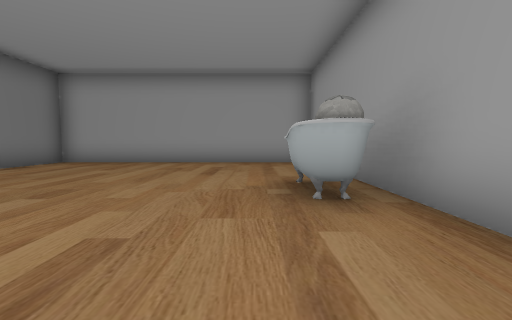
[1] (above)

19 first-person views from a walk through a 3-D level made in the Unity game engine. The camera is 1.3 m above the floor, tilts 4° down and sees 90° across. The floor is counted in squares, 2 m on a side. Each view is taken from the middle of a square. On the plan, view 1 faces up. The plan holds only what a view shows up to about 9 squares ahead; the rest is blank. The player character is not drawn. Some surface patterns are stand-ins.

[2]
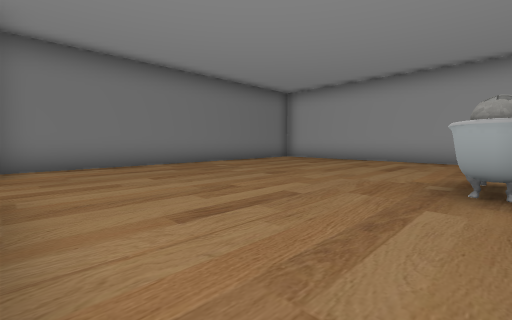

[3]
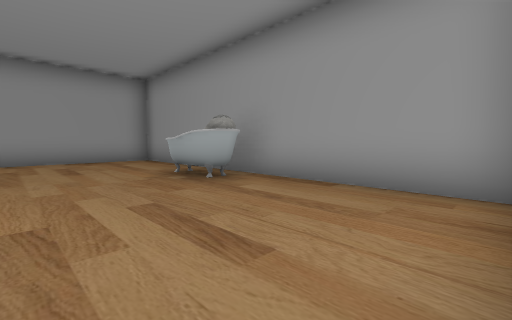

[4]
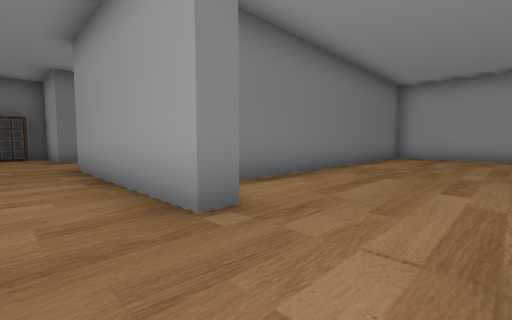

[5]
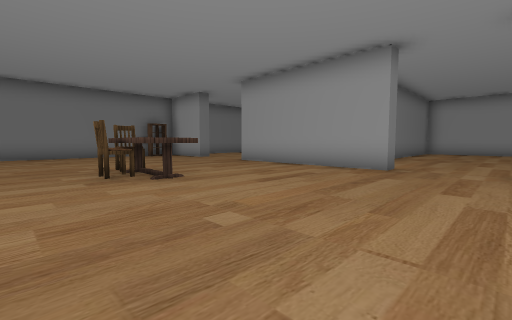

[6]
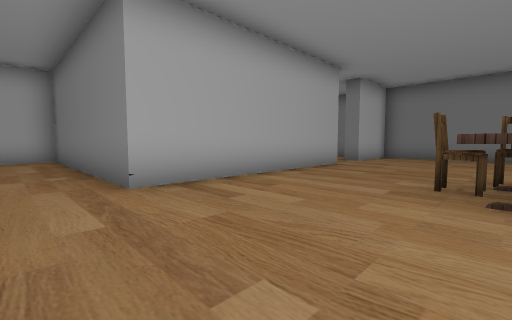

[7]
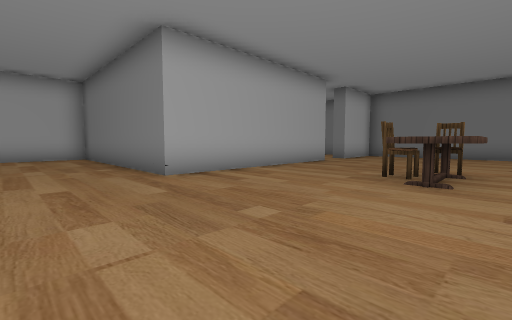

[8]
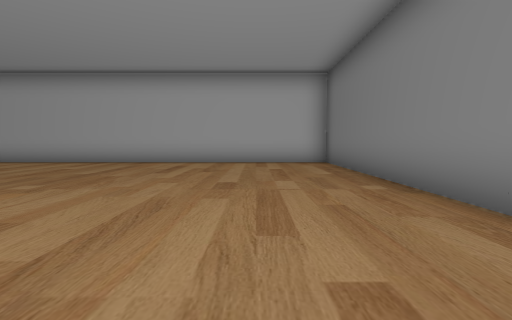

[9]
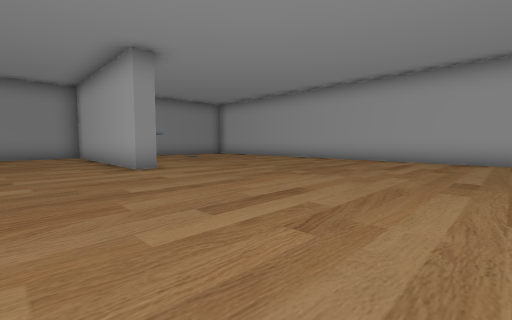

[10]
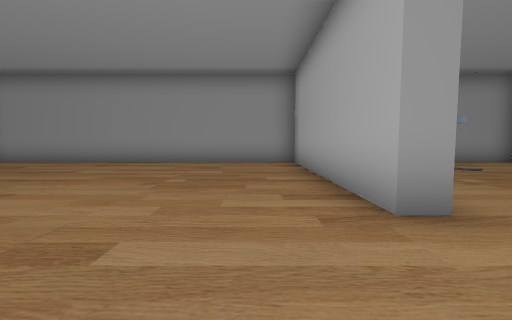

[11]
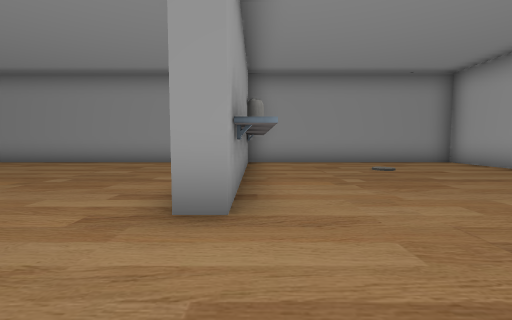

[12]
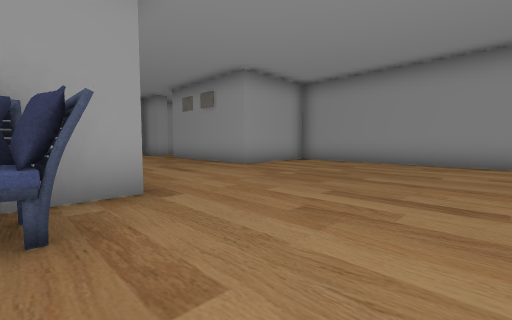

[13]
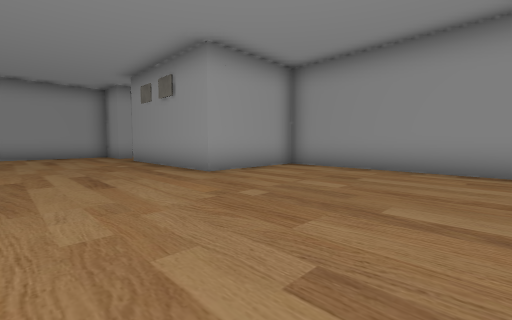

[14]
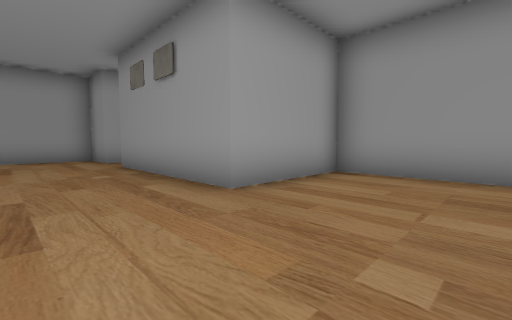

[15]
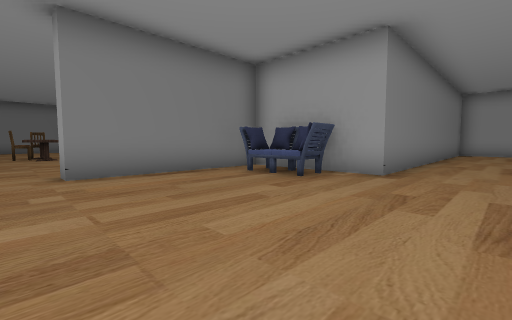

[16]
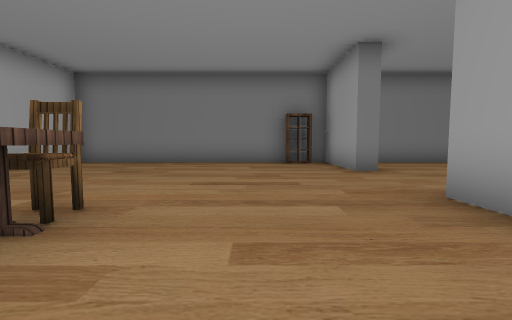

[17]
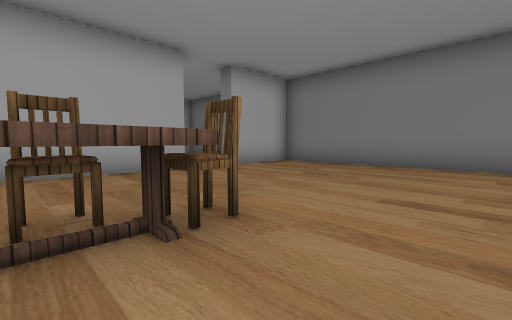

[18]
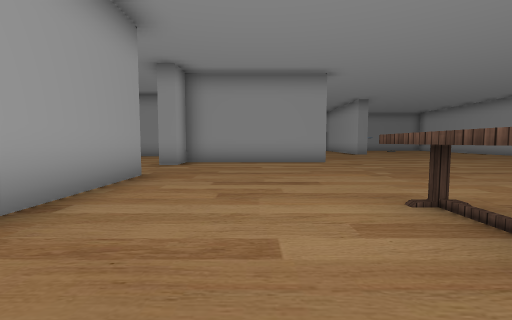

[19]
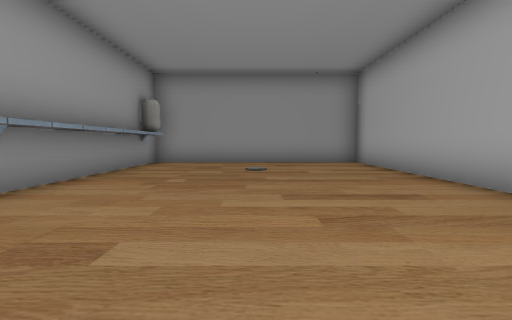

### Floor plan
Ten units are one square. View 1 is at (0, 0); x grows to the right and y downward. Boxes are objects, and circles mark ways between rooms. Rooms are numbered by the first view taken in them; rooms with no view inside come last. Other rooms are left out.
<svg viewBox="-160 -87 258 255">
<path fill="none" stroke="#000" d="M18 -60 18 -82 -62 -82 -62 11M-28 17 -28 12M-50 11 -50 17M18 11 18 -44M-50 17 -100 17M23 -40 23 17 -12 17 -12 62 -18 62 -18 17 -28 17M-114 97 -53 97 -53 163 93 163 93 98 32 98 32 93 93 93 93 -7 63 -7 63 -52M-127 17 -153 17 -153 97 -127 97M68 -67 63 -67 63 -82 30 -82"/>
<rect x="5" y="-35" width="10" height="10" fill="#bbb"><title>capsule</title></rect>
<rect x="5" y="-45" width="10" height="10" fill="#bbb"><title>bathtub</title></rect>
<rect x="-155" y="25" width="10" height="10" fill="#bbb"><title>shelf</title></rect>
<rect x="-95" y="55" width="10" height="10" fill="#bbb"><title>chair</title></rect>
<rect x="-85" y="55" width="10" height="10" fill="#bbb"><title>chair</title></rect>
<rect x="-5" y="25" width="20" height="10" fill="#bbb"><title>armchair</title></rect>
<circle cx="-35" cy="20" r="3" fill="#2a7"/>
<text x="-20" y="-40">1</text>
<text x="0" y="70">2</text>
</svg>
Room 1 opens to room 2.

Where each view was taken, in squares from view 1:
view 1: 0 up, 0 right, facing up
view 2: 1 down, 1 right, facing up-left
view 3: 1 down, 2 left, facing up-right
view 4: 3 down, 3 left, facing up-left
view 5: 8 down, 3 left, facing up-left
view 6: 6 down, 4 left, facing down-left
view 7: 5 down, 3 left, facing down-left
view 8: 8 down, 3 left, facing down
view 9: 7 down, 3 left, facing down-right
view 10: 8 down, 1 right, facing right
view 11: 10 down, 1 right, facing right
view 12: 5 down, 1 right, facing up-right
view 13: 4 down, 3 right, facing up-right
view 14: 2 down, 4 right, facing up-right
view 15: 7 down, 4 right, facing up-left
view 16: 4 down, 7 left, facing left
view 17: 4 down, 8 left, facing down-left
view 18: 4 down, 10 left, facing right
view 19: 13 down, 1 right, facing right
